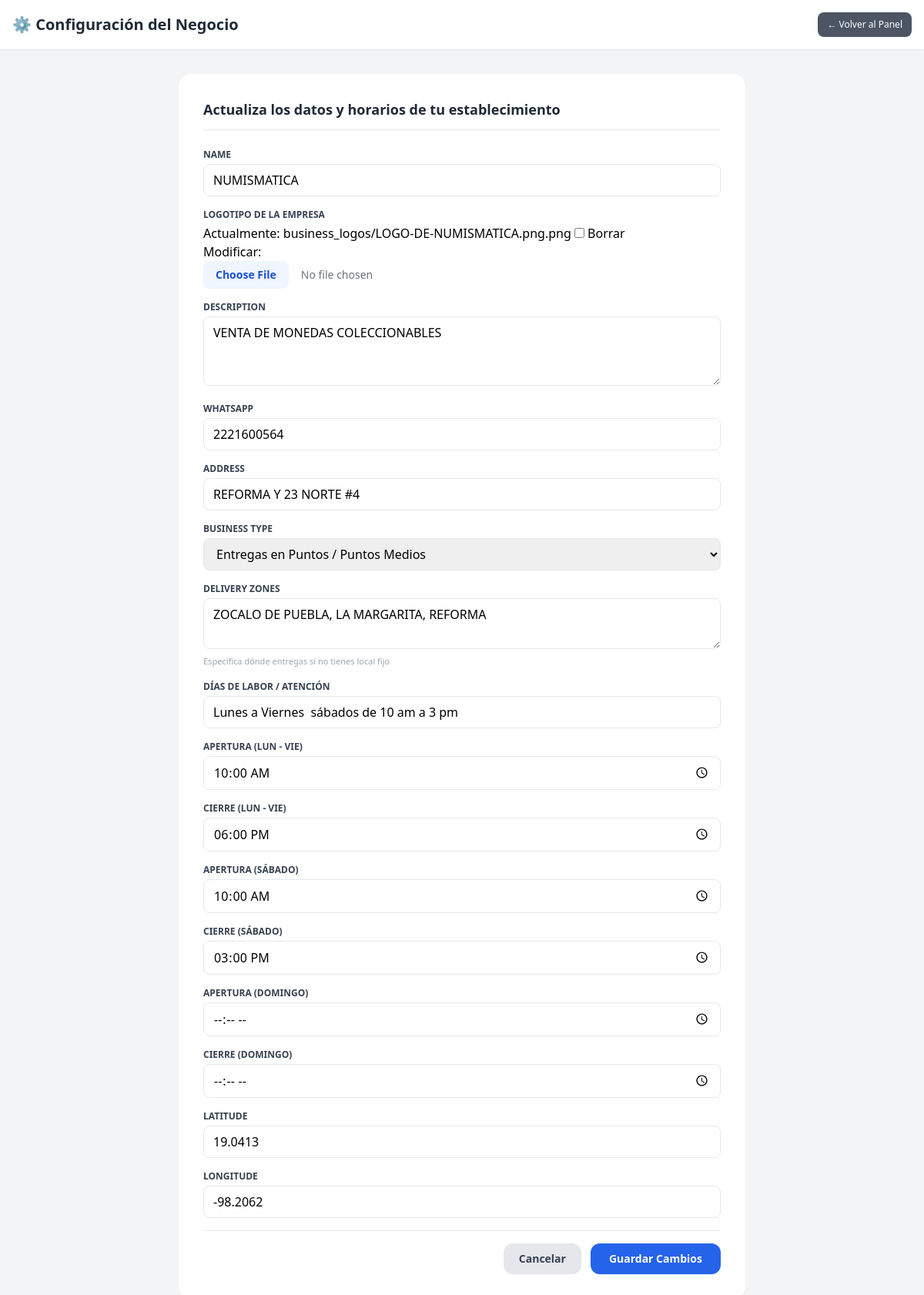
The app's page /dashboard/edit-profile/ (signed in) with its own data.
### marketplace/models.py (models this page shows, shortened)
class Business(models.Model):
    BUSINESS_TYPE_CHOICES = [
        ('fisico', 'Local Físico / Tienda Establecida'),
        ('entrega', 'Entregas en Puntos / Puntos Medios'),
    ]
    PLAN_CHOICES = [
        ('free', 'Plan Vecino (Gratis)'),
        ('pro', 'Plan Barrio Pro'),
        ('estrella', 'Plan Negocio Estrella'),
    ]
    user = models.OneToOneField(User, on_delete=models.CASCADE, null=True, blank=True)
    name = models.CharField(max_length=100)
    slug = models.SlugField(unique=True, blank=True, null=True, max_length=150)
    logo = models.ImageField(upload_to='business_logos/', null=True, blank=True, verbose_name="Logotipo de la Empresa")
    description = models.TextField()
    whatsapp = models.CharField(max_length=20)
    address = models.CharField(max_length=255)
    latitude = models.FloatField()
    longitude = models.FloatField()
    business_type = models.CharField(max_length=20, choices=BUSINESS_TYPE_CHOICES, default='fisico')
    delivery_zones = models.TextField(blank=True, null=True, help_text="Específica dónde entregas si no tienes local fijo")
    work_days = models.CharField(max_length=150, default="Lunes a Sábado", blank=True, null=True, verbose_name="Días de labor / Atención")
    opening_time = models.TimeField(null=True, blank=True, verbose_name="Apertura (Lun - Vie)")
    closing_time = models.TimeField(null=True, blank=True, verbose_name="Cierre (Lun - Vie)")
    saturday_opening_time = models.TimeField(null=True, blank=True, verbose_name="Apertura (Sábado)")
    saturday_closing_time = models.TimeField(null=True, blank=True, verbose_name="Cierre (Sábado)")
    sunday_opening_time = models.TimeField(null=True, blank=True, verbose_name="Apertura (Domingo)")
    sunday_closing_time = models.TimeField(null=True, blank=True, verbose_name="Cierre (Domingo)")
    is_active = models.BooleanField(default=True, verbose_name="¿Empresa Activa?")
    plan = models.CharField(max_length=20, choices=PLAN_CHOICES, default='free', verbose_name="Plan Actual")
    plan_expires_at = models.DateTimeField(null=True, blank=True, verbose_name="Plan Vence El")

### marketplace/views.py (the view)
# urls.py: path('dashboard/edit-profile/', views.edit_business_profile_view, name='edit_business_profile'),
@login_required(login_url='business_login')
def edit_business_profile_view(request):
    business = get_object_or_404(Business, user=request.user)
    if request.method == 'POST':
        form = BusinessForm(request.POST, request.FILES, instance=business)
        if form.is_valid():
            form.save()
            messages.success(request, "✨ ¡Datos del negocio actualizados con éxito!")
            return redirect('dashboard')
        else:
            messages.error(request, "⚠️ Por favor corrige los errores en el formulario.")
    else:
        form = BusinessForm(instance=business)
    context = {
        'form': form,
        'business': business,
    }
    return render(request, 'marketplace/edit_business.html', context)

### marketplace/templates/marketplace/edit_business.html (shortened to what this page needs)
<!DOCTYPE html>
<html lang="es">
<head>
    <script src="https://cdn.tailwindcss.com"></script>
</head>
<body class="bg-gray-100 min-h-screen font-sans">
    <header class="bg-white shadow-sm">
        <div class="max-w-7xl mx-auto px-4 py-4 flex justify-between items-center">
            <h1 class="text-xl font-bold text-gray-800">⚙️ Configuración del Negocio</h1>
            <a href="{% url 'dashboard' %}" class="text-xs bg-gray-600 hover:bg-gray-700 text-white px-3 py-2 rounded-lg font-medium transition">
                ← Volver al Panel
            </a>
        </div>
    </header>
    <main class="max-w-3xl mx-auto px-4 py-8">
        <div class="bg-white rounded-2xl shadow-sm p-6 md:p-8">
            <h2 class="text-lg font-bold text-gray-800 mb-6 border-b pb-3">Actualiza los datos y horarios de tu establecimiento</h2>
            <form method="post" enctype="multipart/form-data" class="space-y-4">
                {% for field in form %}
                    <div>
                        <label class="block text-xs font-bold text-gray-700 uppercase mb-1">{{ field.label }}</label>
                        {{ field }}
                        {% if field.help_text %}
                            <p class="text-[11px] text-gray-400 mt-0.5">{{ field.help_text }}</p>
                        {% endif %}
                    </div>
                {% endfor %}
                <div class="pt-4 border-t flex justify-end gap-3">
                    <a href="{% url 'dashboard' %}" class="bg-gray-200 hover:bg-gray-300 text-gray-700 text-sm font-semibold px-5 py-2.5 rounded-xl transition">
                        Cancelar
                    </a>
                    <button type="submit" class="bg-blue-600 hover:bg-blue-700 text-white text-sm font-semibold px-6 py-2.5 rounded-xl transition shadow-sm">
                        Guardar Cambios
                    </button>
                </div>
            </form>
        </div>
    </main>
</body>
</html>

### records on screen
Business: form "NUMISMATICA" "VENTA DE MONEDAS COLECCIONABLES" "2221600564" "REFORMA Y 23 NORTE #4" "Entregas en Puntos / Puntos Medios" "ZOCALO DE PUEBLA, LA MARGARITA, REFORMA" "Lunes a Viernes sábados de 10 am a 3 pm" "10:00:00" "18:00:00" "10:00:00" "15:00:00" "19.0413" "-98.2062"

### other values on screen
{{ field.label }} "NAME" "LOGOTIPO DE LA EMPRESA" "DESCRIPTION" "WHATSAPP" "ADDRESS" "BUSINESS TYPE" "DELIVERY ZONES" "DÍAS DE LABOR / ATENCIÓN" "APERTURA (LUN - VIE)" "CIERRE (LUN - VIE)" "APERTURA (SÁBADO)" "CIERRE (SÁBADO)" "APERTURA (DOMINGO)" "CIERRE (DOMINGO)" "LATITUDE" "LONGITUDE"
{{ field.help_text }} "Específica dónde entregas si no tienes local fijo"
